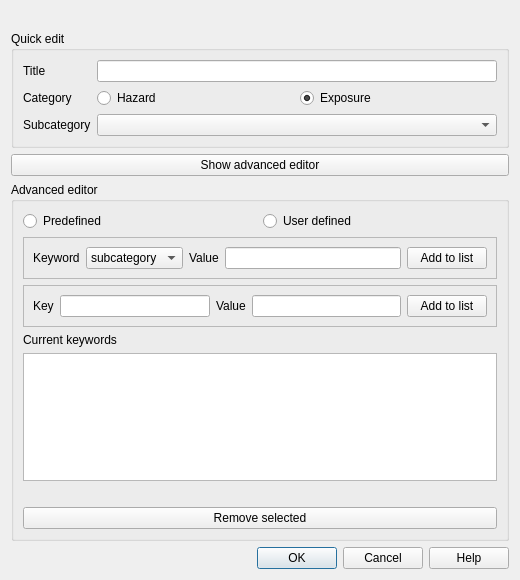
<?xml version="1.0" encoding="UTF-8"?>
<ui version="4.0">
 <class>KeywordsDialogBase</class>
 <widget class="QDialog" name="KeywordsDialogBase">
  <property name="geometry">
   <rect>
    <x>0</x>
    <y>0</y>
    <width>520</width>
    <height>580</height>
   </rect>
  </property>
  <property name="windowTitle">
   <string>InaSAFE - Keyword Editor</string>
  </property>
  <property name="windowIcon">
   <iconset resource="resources.qrc">
    <normaloff>:/plugins/inasafe/icon.png</normaloff>:/plugins/inasafe/icon.png</iconset>
  </property>
  <layout class="QGridLayout" name="gridLayout_2">
   <item row="0" column="0">
    <widget class="QLabel" name="lblLayerName">
     <property name="text">
      <string/>
     </property>
     <property name="wordWrap">
      <bool>true</bool>
     </property>
    </widget>
   </item>
   <item row="2" column="0">
    <widget class="QGroupBox" name="grpSimple">
     <property name="title">
      <string>Quick edit</string>
     </property>
     <layout class="QGridLayout" name="gridLayout_3">
      <item row="0" column="0">
       <widget class="QLabel" name="lblTitle">
        <property name="text">
         <string>Title</string>
        </property>
       </widget>
      </item>
      <item row="0" column="1">
       <widget class="QLineEdit" name="leTitle"/>
      </item>
      <item row="1" column="0">
       <widget class="QLabel" name="lblCategory">
        <property name="text">
         <string>Category</string>
        </property>
       </widget>
      </item>
      <item row="1" column="1">
       <layout class="QHBoxLayout" name="horizontalLayout_3">
        <item>
         <widget class="QRadioButton" name="radHazard">
          <property name="toolTip">
           <string>A hazard is a situation that poses a level of threat to life, health, property, or environment. (Wikipedia)</string>
          </property>
          <property name="text">
           <string>Hazard</string>
          </property>
         </widget>
        </item>
        <item>
         <widget class="QRadioButton" name="radExposure">
          <property name="toolTip">
           <string>Where people and property are situated.</string>
          </property>
          <property name="text">
           <string>Exposure</string>
          </property>
          <property name="checked">
           <bool>true</bool>
          </property>
         </widget>
        </item>
       </layout>
      </item>
      <item row="2" column="0">
       <widget class="QLabel" name="label_2">
        <property name="text">
         <string>Subcategory</string>
        </property>
        <property name="buddy">
         <cstring>cboSubcategory</cstring>
        </property>
       </widget>
      </item>
      <item row="2" column="1">
       <widget class="QComboBox" name="cboSubcategory">
        <property name="toolTip">
         <string>A subcategory represents the type of hazard.</string>
        </property>
       </widget>
      </item>
     </layout>
    </widget>
   </item>
   <item row="3" column="0">
    <widget class="QPushButton" name="pbnAdvanced">
     <property name="text">
      <string>Show advanced editor</string>
     </property>
     <property name="checkable">
      <bool>true</bool>
     </property>
    </widget>
   </item>
   <item row="4" column="0">
    <widget class="QGroupBox" name="grpAdvanced">
     <property name="title">
      <string>Advanced editor</string>
     </property>
     <layout class="QGridLayout" name="gridLayout">
      <item row="0" column="0">
       <layout class="QHBoxLayout" name="horizontalLayout_4">
        <item>
         <widget class="QRadioButton" name="radPredefined">
          <property name="text">
           <string>Predefined</string>
          </property>
         </widget>
        </item>
        <item>
         <widget class="QRadioButton" name="radUserDefined">
          <property name="text">
           <string>User defined</string>
          </property>
         </widget>
        </item>
       </layout>
      </item>
      <item row="1" column="0">
       <widget class="QFrame" name="framePredefined">
        <property name="frameShape">
         <enum>QFrame::StyledPanel</enum>
        </property>
        <property name="frameShadow">
         <enum>QFrame::Raised</enum>
        </property>
        <layout class="QHBoxLayout" name="horizontalLayout">
         <item>
          <widget class="QLabel" name="label_4">
           <property name="text">
            <string>Keyword</string>
           </property>
           <property name="buddy">
            <cstring>cboKeyword</cstring>
           </property>
          </widget>
         </item>
         <item>
          <widget class="QComboBox" name="cboKeyword">
           <item>
            <property name="text">
             <string notr="true">subcategory</string>
            </property>
           </item>
           <item>
            <property name="text">
             <string notr="true">unit</string>
            </property>
           </item>
           <item>
            <property name="text">
             <string notr="true">datatype</string>
            </property>
           </item>
          </widget>
         </item>
         <item>
          <widget class="QLabel" name="label_5">
           <property name="text">
            <string>Value</string>
           </property>
          </widget>
         </item>
         <item>
          <widget class="QLineEdit" name="lePredefinedValue"/>
         </item>
         <item>
          <widget class="QPushButton" name="pbnAddToList1">
           <property name="text">
            <string>Add to list</string>
           </property>
          </widget>
         </item>
        </layout>
       </widget>
      </item>
      <item row="2" column="0">
       <widget class="QFrame" name="frameUserDefined">
        <property name="frameShape">
         <enum>QFrame::StyledPanel</enum>
        </property>
        <property name="frameShadow">
         <enum>QFrame::Raised</enum>
        </property>
        <layout class="QHBoxLayout" name="horizontalLayout_2">
         <item>
          <widget class="QLabel" name="label_6">
           <property name="text">
            <string>Key</string>
           </property>
           <property name="buddy">
            <cstring>leKey</cstring>
           </property>
          </widget>
         </item>
         <item>
          <widget class="QLineEdit" name="leKey"/>
         </item>
         <item>
          <widget class="QLabel" name="label_7">
           <property name="text">
            <string>Value</string>
           </property>
           <property name="buddy">
            <cstring>leValue</cstring>
           </property>
          </widget>
         </item>
         <item>
          <widget class="QLineEdit" name="leValue"/>
         </item>
         <item>
          <widget class="QPushButton" name="pbnAddToList2">
           <property name="text">
            <string>Add to list</string>
           </property>
          </widget>
         </item>
        </layout>
       </widget>
      </item>
      <item row="3" column="0">
       <widget class="QLabel" name="label_8">
        <property name="text">
         <string>Current keywords</string>
        </property>
        <property name="buddy">
         <cstring>lstKeywords</cstring>
        </property>
       </widget>
      </item>
      <item row="4" column="0">
       <widget class="QListWidget" name="lstKeywords">
        <property name="alternatingRowColors">
         <bool>true</bool>
        </property>
        <property name="selectionMode">
         <enum>QAbstractItemView::ExtendedSelection</enum>
        </property>
       </widget>
      </item>
      <item row="5" column="0">
       <widget class="QLabel" name="lblMessage">
        <property name="styleSheet">
         <string notr="true">color: red;</string>
        </property>
        <property name="text">
         <string/>
        </property>
        <property name="textFormat">
         <enum>Qt::RichText</enum>
        </property>
        <property name="wordWrap">
         <bool>true</bool>
        </property>
       </widget>
      </item>
      <item row="6" column="0">
       <widget class="QPushButton" name="pbnRemove">
        <property name="text">
         <string>Remove selected</string>
        </property>
       </widget>
      </item>
     </layout>
    </widget>
   </item>
   <item row="5" column="0">
    <widget class="QDialogButtonBox" name="buttonBox">
     <property name="orientation">
      <enum>Qt::Horizontal</enum>
     </property>
     <property name="standardButtons">
      <set>QDialogButtonBox::Cancel|QDialogButtonBox::Help|QDialogButtonBox::Ok</set>
     </property>
    </widget>
   </item>
  </layout>
 </widget>
 <tabstops>
  <tabstop>radHazard</tabstop>
  <tabstop>radExposure</tabstop>
  <tabstop>pbnAdvanced</tabstop>
  <tabstop>radPredefined</tabstop>
  <tabstop>cboKeyword</tabstop>
  <tabstop>pbnAddToList1</tabstop>
  <tabstop>leKey</tabstop>
  <tabstop>leValue</tabstop>
  <tabstop>pbnAddToList2</tabstop>
  <tabstop>lstKeywords</tabstop>
  <tabstop>pbnRemove</tabstop>
  <tabstop>buttonBox</tabstop>
 </tabstops>
 <resources>
  <include location="resources.qrc"/>
 </resources>
 <connections>
  <connection>
   <sender>buttonBox</sender>
   <signal>accepted()</signal>
   <receiver>KeywordsDialogBase</receiver>
   <slot>accept()</slot>
   <hints>
    <hint type="sourcelabel">
     <x>266</x>
     <y>570</y>
    </hint>
    <hint type="destinationlabel">
     <x>157</x>
     <y>274</y>
    </hint>
   </hints>
  </connection>
  <connection>
   <sender>buttonBox</sender>
   <signal>rejected()</signal>
   <receiver>KeywordsDialogBase</receiver>
   <slot>reject()</slot>
   <hints>
    <hint type="sourcelabel">
     <x>334</x>
     <y>570</y>
    </hint>
    <hint type="destinationlabel">
     <x>286</x>
     <y>274</y>
    </hint>
   </hints>
  </connection>
  <connection>
   <sender>pbnAdvanced</sender>
   <signal>toggled(bool)</signal>
   <receiver>grpAdvanced</receiver>
   <slot>setVisible(bool)</slot>
   <hints>
    <hint type="sourcelabel">
     <x>169</x>
     <y>189</y>
    </hint>
    <hint type="destinationlabel">
     <x>129</x>
     <y>277</y>
    </hint>
   </hints>
  </connection>
  <connection>
   <sender>radPredefined</sender>
   <signal>toggled(bool)</signal>
   <receiver>framePredefined</receiver>
   <slot>setVisible(bool)</slot>
   <hints>
    <hint type="sourcelabel">
     <x>95</x>
     <y>243</y>
    </hint>
    <hint type="destinationlabel">
     <x>76</x>
     <y>262</y>
    </hint>
   </hints>
  </connection>
  <connection>
   <sender>radPredefined</sender>
   <signal>toggled(bool)</signal>
   <receiver>frameUserDefined</receiver>
   <slot>setHidden(bool)</slot>
   <hints>
    <hint type="sourcelabel">
     <x>126</x>
     <y>243</y>
    </hint>
    <hint type="destinationlabel">
     <x>101</x>
     <y>343</y>
    </hint>
   </hints>
  </connection>
  <connection>
   <sender>radUserDefined</sender>
   <signal>toggled(bool)</signal>
   <receiver>frameUserDefined</receiver>
   <slot>setVisible(bool)</slot>
   <hints>
    <hint type="sourcelabel">
     <x>362</x>
     <y>243</y>
    </hint>
    <hint type="destinationlabel">
     <x>140</x>
     <y>343</y>
    </hint>
   </hints>
  </connection>
  <connection>
   <sender>radUserDefined</sender>
   <signal>toggled(bool)</signal>
   <receiver>framePredefined</receiver>
   <slot>setHidden(bool)</slot>
   <hints>
    <hint type="sourcelabel">
     <x>331</x>
     <y>243</y>
    </hint>
    <hint type="destinationlabel">
     <x>56</x>
     <y>262</y>
    </hint>
   </hints>
  </connection>
 </connections>
</ui>
